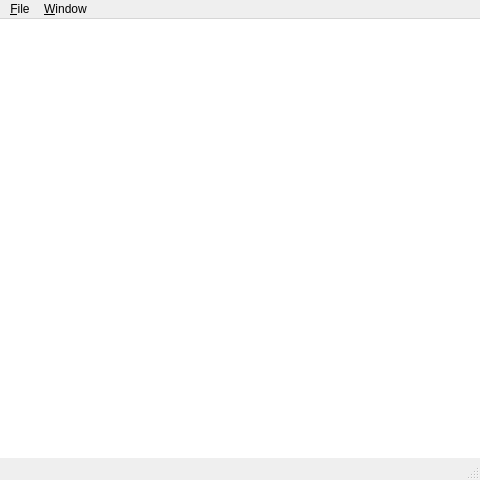
<?xml version="1.0" encoding="UTF-8"?>
<ui version="4.0">
 <class>MainWindow</class>
 <widget class="QMainWindow" name="MainWindow">
  <property name="geometry">
   <rect>
    <x>0</x>
    <y>0</y>
    <width>480</width>
    <height>480</height>
   </rect>
  </property>
  <property name="sizePolicy">
   <sizepolicy hsizetype="Preferred" vsizetype="Preferred">
    <horstretch>0</horstretch>
    <verstretch>0</verstretch>
   </sizepolicy>
  </property>
  <property name="windowTitle">
   <string>OpenIVI Mobility HTML5</string>
  </property>
  <widget class="QWidget" name="centralWidget">
   <layout class="QHBoxLayout" name="horizontalLayout">
    <property name="spacing">
     <number>0</number>
    </property>
    <property name="leftMargin">
     <number>0</number>
    </property>
    <property name="topMargin">
     <number>0</number>
    </property>
    <property name="rightMargin">
     <number>0</number>
    </property>
    <property name="bottomMargin">
     <number>0</number>
    </property>
    <item>
     <widget class="WebGraphicView" name="graphicsView">
      <property name="minimumSize">
       <size>
        <width>300</width>
        <height>300</height>
       </size>
      </property>
      <property name="frameShape">
       <enum>QFrame::NoFrame</enum>
      </property>
      <property name="verticalScrollBarPolicy">
       <enum>Qt::ScrollBarAlwaysOff</enum>
      </property>
      <property name="horizontalScrollBarPolicy">
       <enum>Qt::ScrollBarAlwaysOff</enum>
      </property>
      <property name="sizeAdjustPolicy">
       <enum>QAbstractScrollArea::AdjustToContents</enum>
      </property>
     </widget>
    </item>
   </layout>
  </widget>
  <widget class="QMenuBar" name="menuBar_">
   <property name="geometry">
    <rect>
     <x>0</x>
     <y>0</y>
     <width>480</width>
     <height>30</height>
    </rect>
   </property>
   <widget class="QMenu" name="menu_File">
    <property name="title">
     <string>&amp;File</string>
    </property>
    <addaction name="actionOpen_URL"/>
    <addaction name="actionBluetooth"/>
    <addaction name="separator"/>
    <addaction name="action_Quit"/>
   </widget>
   <widget class="QMenu" name="menu_Window">
    <property name="title">
     <string>&amp;Window</string>
    </property>
    <addaction name="action_Full_Screen"/>
   </widget>
   <addaction name="menu_File"/>
   <addaction name="menu_Window"/>
  </widget>
  <widget class="QStatusBar" name="statusBar_"/>
  <action name="action_Quit">
   <property name="text">
    <string>&amp;Quit</string>
   </property>
  </action>
  <action name="actionOpen_URL">
   <property name="text">
    <string>&amp;Open File...</string>
   </property>
  </action>
  <action name="action_Full_Screen">
   <property name="text">
    <string>&amp;Full Screen (F11)</string>
   </property>
   <property name="iconText">
    <string>Full Screen</string>
   </property>
  </action>
  <action name="action_No_Data">
   <property name="checkable">
    <bool>true</bool>
   </property>
   <property name="text">
    <string>&amp;Stop</string>
   </property>
   <property name="iconText">
    <string>Stop</string>
   </property>
  </action>
  <action name="actionFrom_file">
   <property name="checkable">
    <bool>true</bool>
   </property>
   <property name="checked">
    <bool>true</bool>
   </property>
   <property name="text">
    <string>From file</string>
   </property>
  </action>
  <action name="actionFrom_CAN_bus">
   <property name="checkable">
    <bool>true</bool>
   </property>
   <property name="text">
    <string>From CAN bus</string>
   </property>
   <property name="toolTip">
    <string>From CAN bus</string>
   </property>
  </action>
  <action name="actionBluetooth">
   <property name="text">
    <string>Manage Bluetooth Devices...</string>
   </property>
  </action>
 </widget>
 <layoutdefault spacing="6" margin="11"/>
 <customwidgets>
  <customwidget>
   <class>WebGraphicView</class>
   <extends>QGraphicsView</extends>
   <header>webgraphicview.h</header>
  </customwidget>
 </customwidgets>
 <resources/>
 <connections/>
</ui>
